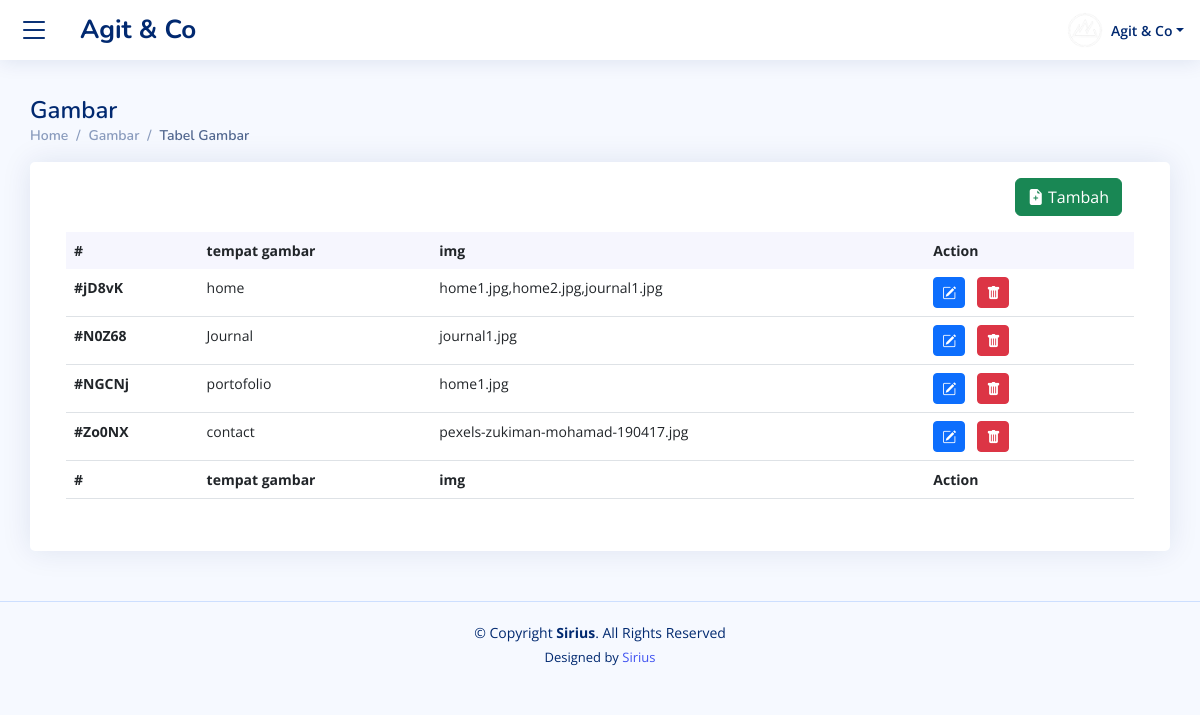
The page /gambar/viewgambar.php (signed in) on the database its author committed.
### tables this page shows
CREATE TABLE `background` (
  `id_gambar` varchar(30) NOT NULL,
  `tempatgambar` varchar(30) NOT NULL,
  `img` varchar(100) NOT NULL
);

### gambar/viewgambar.php (the view, shortened to what this page needs)
<?php
  include '../model/connect.php';
?>
<!DOCTYPE html>
<html lang="en">
<head>
  <link href="../assets/vendor/bootstrap/css/bootstrap.min.css" rel="stylesheet">
  <link href="../assets/vendor/bootstrap-icons/bootstrap-icons.css" rel="stylesheet">
  <link href="../assets/vendor/boxicons/css/boxicons.min.css" rel="stylesheet">
  <link href="../assets/vendor/quill/quill.snow.css" rel="stylesheet">
  <link href="../assets/vendor/quill/quill.bubble.css" rel="stylesheet">
  <link href="../assets/vendor/remixicon/remixicon.css" rel="stylesheet">
  <link href="../assets/vendor/simple-datatables/styleadmin.css" rel="stylesheet">
  <link href="../assets/css/styleadmin.css" rel="stylesheet">
</head>
<body>
  <header id="header" class="header fixed-top d-flex align-items-center">
    <div class="row align-items-center" style="margin-left: -1.5rem;">
      <div class="col">
      <a type="button" data-bs-toggle="offcanvas" data-bs-target="#offcanvasWithBothOptions" aria-controls="offcanvasWithBothOptions"><i class="bi bi-list toggle-sidebar-btn"></i></a>
      </div>
      <div class="col">
        <a href="../admin.php" class="logo d-flex align-items-center">
          <span class="d-none d-lg-block"> Agit & Co</span>
        </a>
      </div>
    </div>
    <nav class="header-nav ms-auto">
      <ul class="d-flex align-items-center">
        <li class="nav-item dropdown pe-3">
          <a class="nav-link nav-profile d-flex align-items-center pe-0" href="#" data-bs-toggle="dropdown">
            <img src="../assets/img/me.png" alt="Profile" class="rounded-circle">
            <span class="d-none d-md-block dropdown-toggle ps-2">Agit & Co</span>
          </a>
        </li>
      </ul>
    </nav>
  </header>
  <main id="main" class="main mt-5 pt-5" style="margin: 0;">
    <div class="pagetitle">
      <h1>Gambar</h1>
      <nav>
        <ol class="breadcrumb">
          <li class="breadcrumb-item ">Home</li>
          <li class="breadcrumb-item ">Gambar</li>
          <li class="breadcrumb-item active">Tabel Gambar</li>
        </ol>
      </nav>
    </div>
    <section class="section dashboard">
      <div class="row">
        <div class="col">
          <div class="row">
            <div class="col">
              <div class="card recent-sales overflow-auto p-3">
                <div class="card-body">
                  <div class="row align-items-center justify-content-between w-100">
                    <div class="col-2 text-end p-0">
                      <form action="./form_gambar.php" method="get">
                        <button type="submit" class="btn btn-success mb-3"><i class="bi bi-file-earmark-plus-fill"></i> Tambah</button>
                      </form>
                    </div>
                  </div>
                  <table class="table datatable">
                    <thead>
                      <tr>
                        <th scope="col">#</th>
                        <th scope="col">tempat gambar</th>
                        <th scope="col">img</th>
                        <th scope="col">Action</th>
                      </tr>
                    </thead>
                    <tbody>
                      <?php
                        $query = mysqli_query($connect, "SELECT * FROM background");
                        while($data=mysqli_fetch_array($query)){
                          $id_gambar            =$data[0];
                          $tempatgambar         =$data[1];
                          $img                  =$data[2];
                      ?>
                      <tr>
                        <th scope="row">#<?= $id_gambar ?></th>
                        <td><?= $tempatgambar ?></td>
                        <td><?= $img ?></td>
                        <td>
                          <div class="row gap-2">
                            <div class="col-2">
                              <form action="./form_gambar.php" method="get">
                                <button type="submit" class="btn btn-primary btn-sm"><i class="bi bi-pencil-square"></i></button>
                              </form>
                            </div>
                            <div class="col-2">
                              <form action="./form_gambar.php" method="get">
                                <button type="submit" class="btn btn-danger btn-sm"><i class="bi bi-trash-fill"></i></button>
                              </form>
                            </div>
                          </div>
                        </td>
                      </tr>
                      <?php } ?>
                    </tbody>
                    <tfoot>
                      <tr>
                        <th scope="col">#</th>
                        <th scope="col">tempat gambar</th>
                        <th scope="col">img</th>
                        <th scope="col">Action</th>
                      </tr>
                    </tfoot>
                  </table>
                </div>
              </div>
            </div>
          </div>
        </div>
      </div>
    </section>
  </main>
  <footer id="footer" class="footer" style="margin: 0;">
    <div class="copyright">
      &copy; Copyright <strong><span>Sirius</span></strong>. All Rights Reserved
    </div>
    <div class="credits">
      Designed by <a href="https://Sirius.com/">Sirius</a>
    </div>
  </footer>
</body>
</html>

### assets/css/styleadmin.css (style rules this page uses)
:root { scroll-behavior: smooth; }
body { font-family: "Open Sans", sans-serif; background: #f6f9ff; color: #444444; }
a { color: #4154f1; text-decoration: none; }
h1, h2, h3, h4, h5, h6 { font-family: "Nunito", sans-serif; }
#main { margin-top: 60px; padding: 20px 30px; transition: all 0.3s; }
.pagetitle { margin-bottom: 10px; }
.pagetitle h1 { font-size: 24px; margin-bottom: 0; font-weight: 600; color: #012970; }
.card { margin-bottom: 30px; border: none; border-radius: 5px; box-shadow: 0px 0 30px rgba(1, 41, 112, 0.1); }
.card-body { padding: 0 20px 20px 20px; }
.breadcrumb { font-size: 14px; font-family: "Nunito", sans-serif; color: #899bbd; font-weight: 600; }
.breadcrumb .breadcrumb-item::before { color: #899bbd; }
.breadcrumb .active { color: #51678f; font-weight: 600; }
.logo { line-height: 1; }
@media (min-width: 1200px) { .logo { width: 280px; } }
.logo span { font-size: 26px; font-weight: 700; color: #012970; font-family: "Nunito", sans-serif; }
.header { transition: all 0.5s; z-index: 997; height: 60px; box-shadow: 0px 2px 20px rgba(1, 41, 112, 0.1); background-color: #fff; padding-left: 20px; }
.header .toggle-sidebar-btn { font-size: 32px; padding-left: 10px; cursor: pointer; color: #012970; }
.header-nav ul { list-style: none; }
.header-nav>ul { margin: 0; padding: 0; }
.header-nav .nav-profile { color: #012970; }
.header-nav .nav-profile img { max-height: 36px; }
.header-nav .nav-profile span { font-size: 14px; font-weight: 600; }
@media (min-width: 1200px) { #main, #footer { margin-left: 300px; } }
.dashboard .recent-sales { font-size: 14px; }
.dashboard .recent-sales .table thead { background: #f6f6fe; }
.dashboard .recent-sales .table thead th { border: 0; }
.footer { padding: 20px 0; font-size: 14px; transition: all 0.3s; border-top: 1px solid #cddfff; }
.footer .copyright { text-align: center; color: #012970; }
.footer .credits { padding-top: 5px; text-align: center; font-size: 13px; color: #012970; }

### rows shown on the page
background: id_gambar "jD8vK", tempatgambar "home", img "home1.jpg,home2.jpg,journal1.jpg"
background: id_gambar "N0Z68", tempatgambar "Journal", img "journal1.jpg"
background: id_gambar "NGCNj", tempatgambar "portofolio", img "home1.jpg"
background: id_gambar "Zo0NX", tempatgambar "contact", img "pexels-zukiman-mohamad-190417.jpg"
